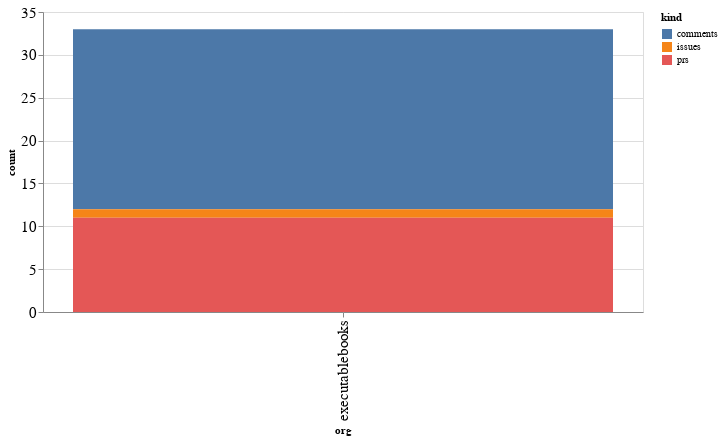

Write notebook code for a chart like this one.
### Code cell
alt.Chart(org_summaries, width=600).mark_bar().encode(
    x='org',
    y='count',
    color='kind',
    tooltip="org"
)

### Figure 1 — Vega-Lite specification as saved in the notebook (floating-point values rounded to 4 significant figures)
{"config": {"axisLeft": {"labelFontSize": 15}, "axisBottom": {"labelFontSize": 15}}, "data": {"name": "data-09f2ac2d6f1cc090e2abc4c3d9ca603f"}, "mark": "bar", "encoding": {"color": {"type": "nominal", "field": "kind"}, "tooltip": {"type": "nominal", "field": "org"}, "x": {"type": "nominal", "field": "org"}, "y": {"type": "quantitative", "field": "count"}}, "width": 600, "$schema": "https://vega.github.io/schema/vega-lite/v4.8.1.json", "datasets": {"data-09f2ac2d6f1cc090e2abc4c3d9ca603f": [{"org": "executablebooks", "kind": "comments", "count": 21}, {"org": "executablebooks", "kind": "issues", "count": 1}, {"org": "executablebooks", "kind": "prs", "count": 11}]}}
